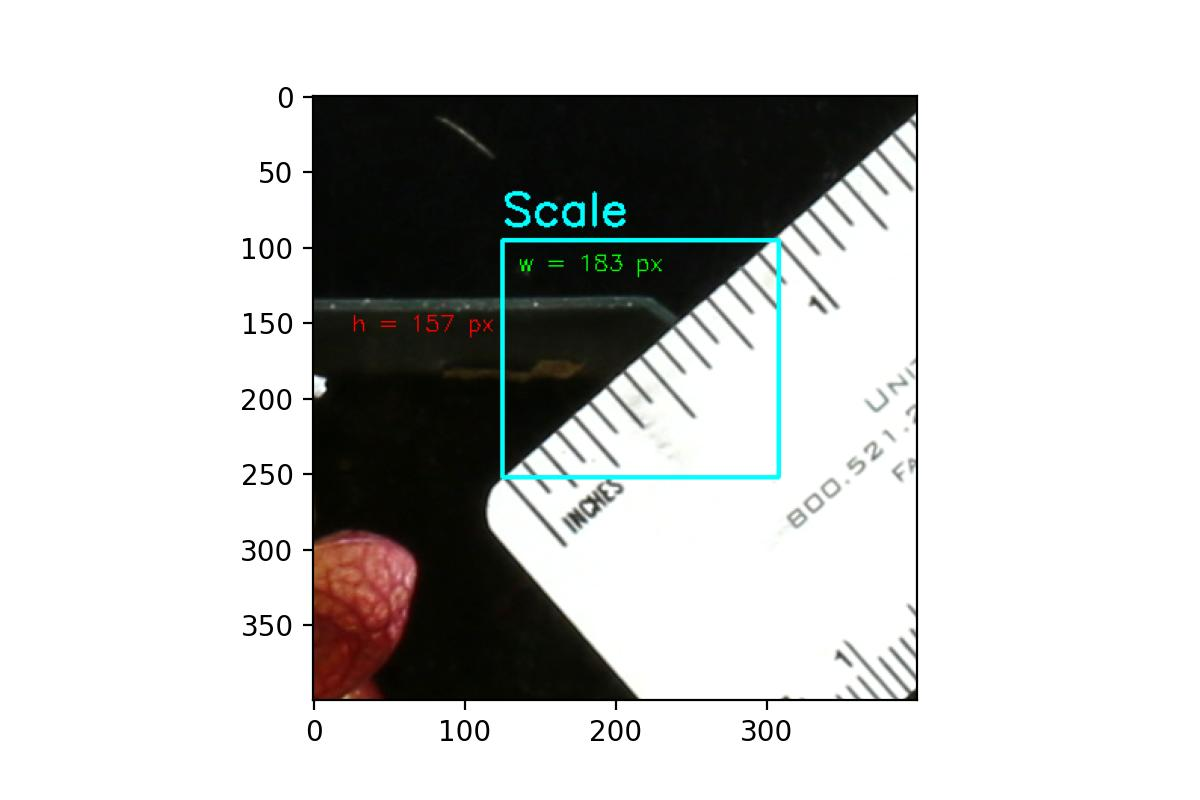
#> input picture data_sarracenia/scale/scale.jpg, 1200 x 800 px
$ python batch2.py --input ../data_sarracenia/scale/scale.jpg --output out.png
#> lines starting #> are read from the running program, lines starting #| are printed output that depends on the picture; after the words box and inside, x2 and y2 are one past the last pixel; in counts of white or black regions, pixels touching at a corner belong together
import argparse
import multiprocessing
from contextlib import closing
from glob import glob
from os.path import join
from pathlib import Path

import cv2
import matplotlib as mpl
import psutil
from matplotlib import pyplot as plt
import numpy as np
from heapq import nlargest
from pprint import pprint
import seaborn as sns
import csv

mpl.rcParams['figure.dpi'] = 300


def rgb2hex(color):
    return "#{:02x}{:02x}{:02x}".format(int(color[0]), int(color[1]), int(color[2]))


# referenced from https://stackoverflow.com/a/29643643/6514033
def hex2rgb(color):
    return mpl.colors.to_rgb(color)


def color_analysis(image, output_directory, base_name, i, k=10):
    print(f"K-means color clustering for image {base_name} plant {i}, k = {k}...")

    z = np.float32(image.reshape((-1, 3)))
    criteria = (cv2.TERM_CRITERIA_EPS + cv2.TERM_CRITERIA_MAX_ITER, 10, 1.0)
    _, labels, centers = cv2.kmeans(z, k, None, criteria, 10, cv2.KMEANS_RANDOM_CENTERS)
    labels = labels.reshape((image.shape[:-1]))
    reduced = np.uint8(centers)[labels]

    print(f"Image {base_name} plant {i} averaged with k = {k} color clusters:")
    cv2.imwrite(f"{join(output_directory, base_name + '.plant' + str(i) + '.clusters.png')}", cv2.cvtColor(reduced, cv2.COLOR_BGR2RGB))

    counts = dict()

    for ii, cc in enumerate(centers):
        if all(c < 1 for c in cc):
            print(f"Image {base_name} plant {i} color cluster {ii} is background, ignoring")
            continue

        hex = rgb2hex(cc)
        print(f"Image {base_name} plant {i} color cluster {ii}: {hex}")

        mask = cv2.inRange(labels, ii, ii)
        mask = np.dstack([mask] * 3)  # Make it 3 channel
        ex_reduced = cv2.bitwise_and(reduced, mask)
        counts[hex] = len(np.nonzero(ex_reduced)[0])
        cv2.imwrite(f"{join(output_directory, base_name + '.plant' + str(i) + '.cluster' + str(ii) + '.png')}", cv2.cvtColor(ex_reduced, cv2.COLOR_BGR2RGB))

    return counts


def process(file, output_directory, base_name, count=6):
#> called with file = '../data_sarracenia/scale/scale.jpg', output_directory = 'out.png', base_name = 'scale', count = 6
    image = cv2.imread(file)
#> image is the input picture: shape (800, 1200, 3); mean B, G, R 199.8, 200.9, 200.2
    # rgb = cv2.cvtColor(image, cv2.COLOR_BGR2RGB)

    # apply blur
    blur = cv2.blur(image, (65, 45))
    gblur = cv2.GaussianBlur(blur, (27, 195), cv2.BORDER_DEFAULT)
    cv2.imwrite(f"{join(output_directory, base_name + '.blurred.png')}", gblur)

    # apply color mask
    hsv = cv2.cvtColor(gblur, cv2.COLOR_RGB2HSV)
#> hsv: shape (800, 1200, 3); mean H, S, V 24, 21.2, 202.2
    lower_blue = np.array([0, 70, 40])
    upper_blue = np.array([179, 255, 255])
    mask = cv2.inRange(hsv, lower_blue, upper_blue)
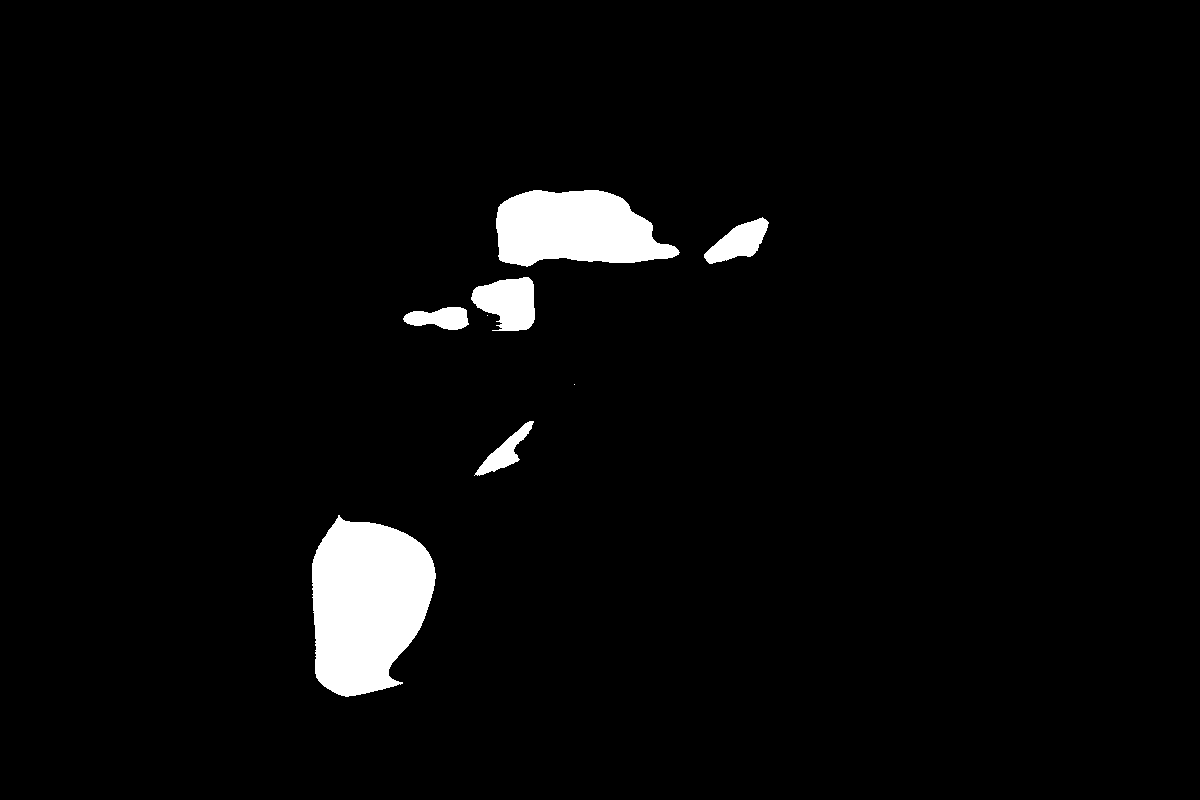
#> mask: shape (800, 1200); 3.5% white; 8 white regions (2 under 20 px), largest, box (x1, y1, x2, y2) and area: (312, 515, 436, 697) 16911, (496, 190, 680, 267) 10386, (471, 277, 535, 331) 2477, (704, 217, 769, 264) 1591, (403, 307, 469, 330) 1044, (474, 421, 534, 476) 1011
    opened = cv2.morphologyEx(mask, cv2.MORPH_OPEN, np.ones((3, 3), np.uint8))
#> opened: shape (800, 1200); 3.5% white; 6 white regions, box (x1, y1, x2, y2) and area: (312, 517, 436, 697) 16883, (496, 190, 679, 266) 10381, (471, 277, 535, 331) 2454, (704, 218, 768, 264) 1587, (404, 307, 468, 330) 1040, (476, 421, 533, 475) 1001
    dilated = cv2.dilate(opened, np.ones((7, 7)), 5)
#> dilated: shape (800, 1200); 4.1% white; 6 white regions
    masked = cv2.bitwise_and(image, image, mask=dilated)
    rgb_masked = masked
    cv2.imwrite(f"{join(output_directory, base_name + '.masked.png')}", rgb_masked)

    # blur again & dilate
    reblur = cv2.blur(rgb_masked, (65, 45))
    dilated = cv2.dilate(reblur, np.ones((95, 95), np.uint8), 15)
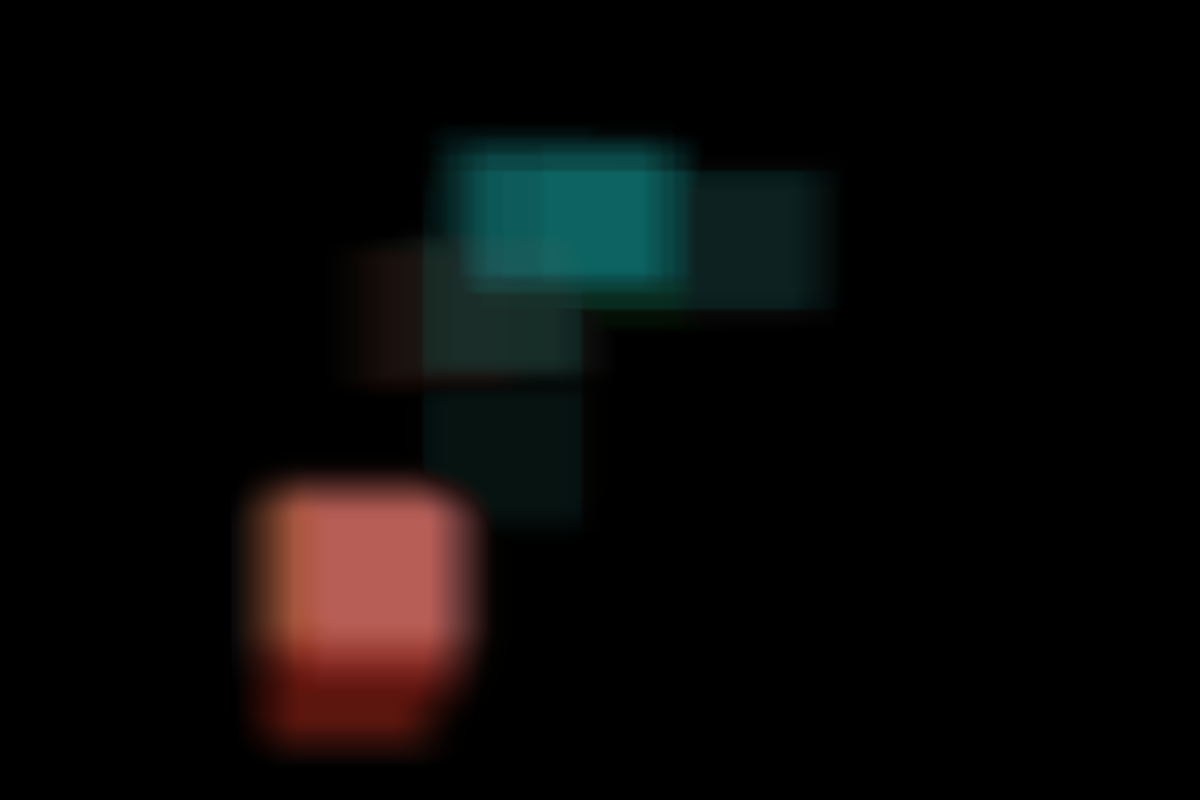
#> dilated: shape (800, 1200, 3); mean B, G, R 7.8, 8.6, 9.3
    cv2.imwrite(f"{join(output_directory, base_name + '.dilated.png')}", dilated)

    # find contours
    ctrs = rgb_masked.copy()
    # _, thresh = cv2.threshold(mask, 40, 255, 0)
    contours, hierarchy = cv2.findContours(cv2.cvtColor(dilated, cv2.COLOR_BGR2GRAY), cv2.RETR_EXTERNAL, cv2.CHAIN_APPROX_NONE)
#> contours = 1 contour; box (x1, y1, x2, y2) and area: (230, 121, 847, 768) 214194
    largest = nlargest(count, contours, key=cv2.contourArea)
#> largest has the same summary as contours
    cropped = []

    for i, c in enumerate(largest):
        # crop to bounding rectangle, save, and show cropped image
        x, y, w, h = cv2.boundingRect(c)
        ctr = rgb_masked.copy()
        cropped.append(ctr[y:y + h, x:x + w])
        print(f"Image {base_name} plant {i} cropped")
        cv2.imwrite(join(output_directory, base_name + '.plant' + str(i) + '.cropped.png'), cropped[-1])

        # draw contour on full image
        cv2.rectangle(ctrs, (x, y), (x + w, y + h), (36, 255, 12), 3)
        cv2.putText(ctrs, f"plant {i}", (x, y - 10), cv2.FONT_HERSHEY_SIMPLEX, 3.0, (36, 255, 12), 3)
#> this loop made 1 pass
#> (x, y, w, h) on pass 1: (230, 121, 617, 647)
#| Image scale plant 0 cropped
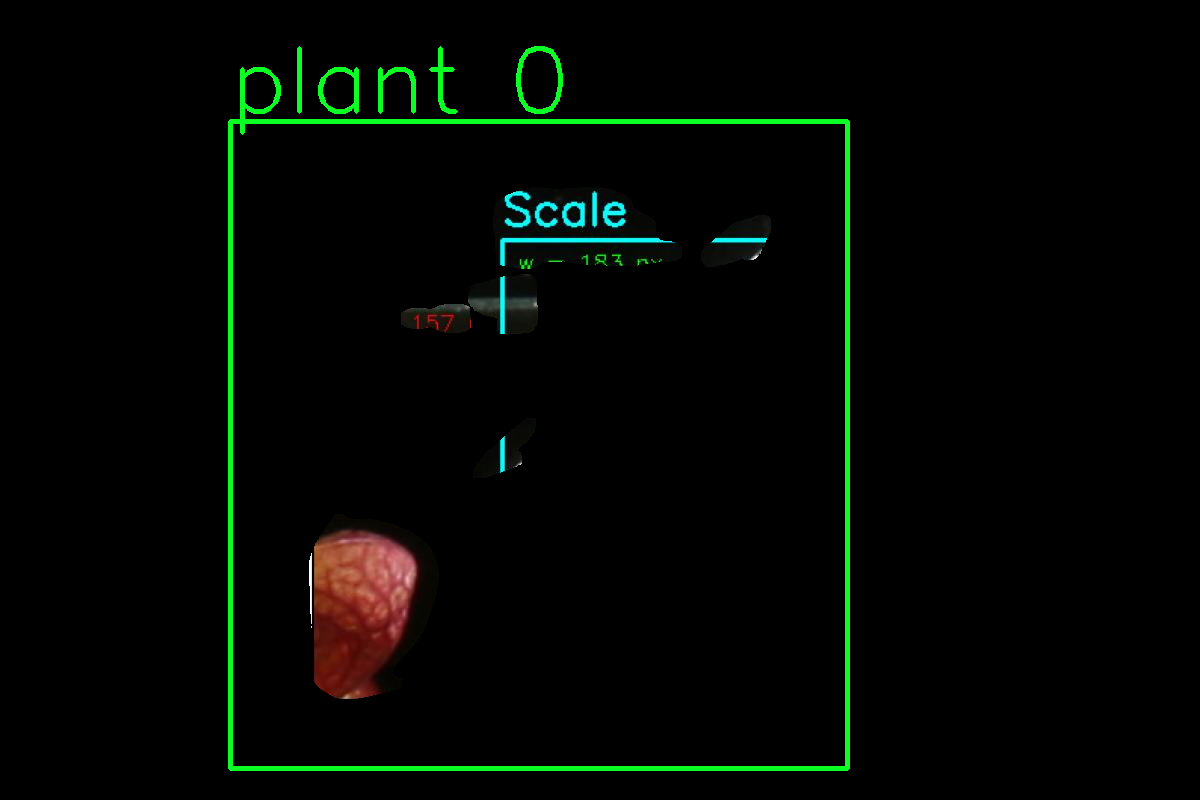
#> ctrs: shape (800, 1200, 3); mean B, G, R 2.3, 6.3, 2.6
#> after the loop, cropped = 1 item

    cv2.imwrite(join(output_directory, base_name + '.contours.png'), ctrs)

    # color analysis
    freqs = []
    densities = []

    csv_path = join(output_directory, base_name + '.colors.csv')
    with open(csv_path, 'w') as csv_file:
        writer = csv.writer(csv_file, delimiter=',', quotechar='|', quoting=csv.QUOTE_MINIMAL)
        writer.writerow(['Image', 'Plant', 'Hex', 'R', 'G', 'B', 'Freq'])

        for i, crp in enumerate(cropped):
            cluster_freqs = color_analysis(cv2.cvtColor(crp.copy(), cv2.COLOR_BGR2RGB), output_directory, base_name, i)
            freqs.append(cluster_freqs)
            print(f"Image {base_name} plant {i} color cluster pixel frequencies:")
            pprint(cluster_freqs)
            for h, f in cluster_freqs.items():
                rgb = hex2rgb(h)
                writer.writerow([base_name, str(i), h, rgb[0], rgb[1], rgb[2], f])

            total = sum(cluster_freqs.values())
            cluster_densities = {k: (v / total) for k, v in cluster_freqs.items()}
            densities.append(cluster_densities)
            print(f"Image {base_name} plant {i} color cluster pixel densities:")
            pprint(cluster_densities)
#> this loop made 1 pass
#> (criteria in color_analysis, total) on pass 1: ((3, 10, 1), 97173)
#> (printed output is left out)
#> pass 1, in color_analysis, `labels = labels.reshape((image.shape[:-1]))`:
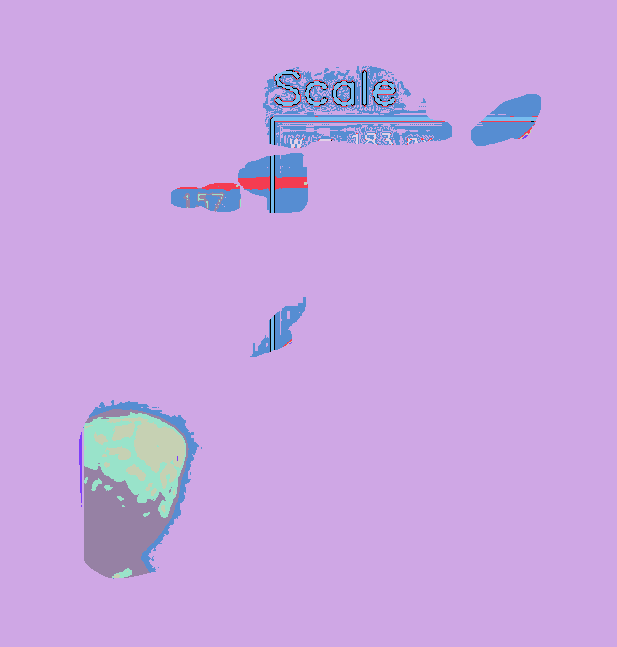
#> labels: shape (647, 617) int32; 10 distinct labels, from 0 to 9; one colour per label, 0 black
#> pass 1, in color_analysis, `cv2.imwrite(f"{join(output_directory, base_name + '.plant' + str(i) + ..`:
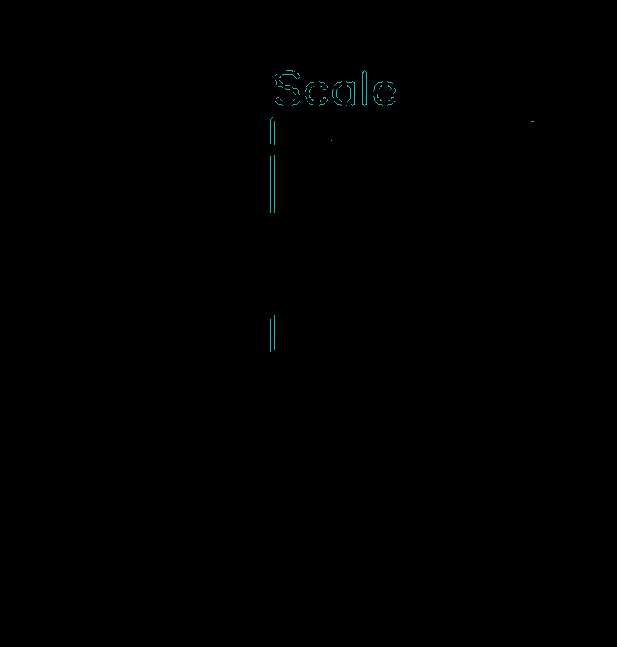
#> saved as scale.plant0.cluster0.png: shape (647, 617, 3); mean B, G, R 0.3, 0.3, 0
#> after the loop, densities = 1 item; freqs = 1 item

    for i, f in enumerate(freqs):
        x = list(f.keys())
        y = f.values()
        hp = sns.histplot(x=x, weights=y, hue=x, palette=x, discrete=True)
        plt.xticks(rotation=60)
        plt.legend().remove()
        plt.title(f"Image {base_name} plant {i} color cluster pixel frequencies")
        plt.savefig(join(output_directory, base_name + 'plant' + str(i) + '.avg.freq.png'))
        plt.clf()
#> this loop made 1 pass
#> pass 1, in process, `plt.savefig(join(output_directory, base_name + 'plant' + str(i) + '.av..`:
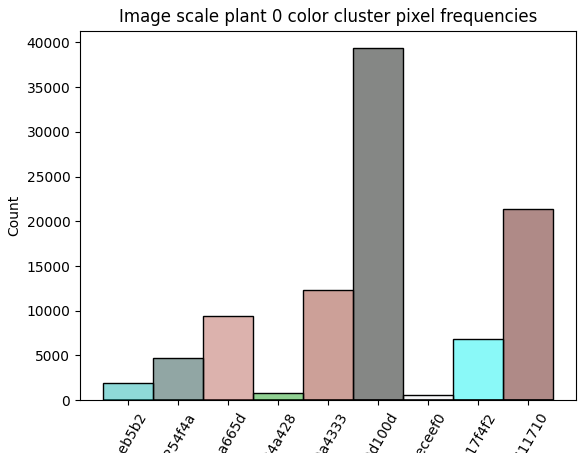
#> figure drawn by matplotlib, 1 panel; tallest bar 21354 high, from x = 7.5 to 8.5; tallest bar 6792 high, from x = 6.5 to 7.5; tallest bar 528 high, from x = 5.5 to 6.5

    for i, plant in enumerate(freqs):
        freqs_rgb = [(hex2rgb(k), v) for k, v in plant.items()]

        xs = []
        ys = []
        zs = []
        ss = []

        for f in freqs_rgb:
            xs.append(f[0][0])
            ys.append(f[0][1])
            zs.append(f[0][2])
            ss.append(f[1] / 100)

        fig = plt.figure()
        ax = fig.add_subplot(projection='3d')
        ax.scatter(xs, ys, zs, s=ss, c=list(zip(xs, ys, zs)))
        plt.xlabel("R")
        plt.ylabel("G")
        ax.set_zlabel("B")
        plt.savefig(join(output_directory, base_name + 'plant' + str(i) + '.avg.rgb.png'))
#> this loop made 1 pass
#> pass 1, in process, `plt.savefig(join(output_directory, base_name + 'plant' + str(i) + '.av..`:
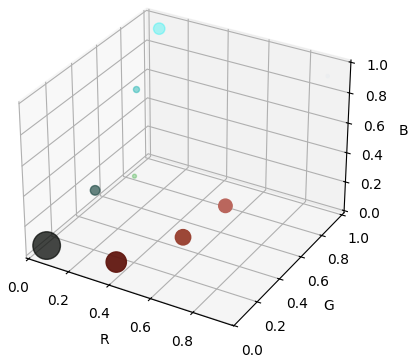
#> figure drawn by matplotlib, 1 panel


if __name__ == '__main__':
    ap = argparse.ArgumentParser()
    ap.add_argument("-i", "--input", required=True, help="Input path")
    ap.add_argument("-o", "--output", required=True, help="Output path")
    ap.add_argument("-ft", "--filetypes", required=False, default='png,jpg', help="Image filetypes")
    ap.add_argument("-c", "--count", required=False, default=6, help="Number of individuals")

    args = vars(ap.parse_args())
    input = args['input']
    output = args['output']
    extensions = args['filetypes'].split(',') if 'filetypes' in args else []
    extensions = [e for es in [[extension.lower(), extension.upper()] for extension in extensions] for e in es]
    patterns = [join(input, f"*.{p}") for p in extensions]
    files = sorted([f for fs in [glob(pattern) for pattern in patterns] for f in fs])
    count = int(args['count'])

    if Path(input).is_dir():
        processes = psutil.cpu_count(logical=False)
        print(f"Using {processes} processes for {len(files)} images")
        with closing(multiprocessing.Pool(processes=processes)) as pool:
            args = [(file, output, Path(file).stem, count) for file in files]
            pool.starmap(process, args)
            pool.terminate()
        # for file in files:
        #     print(f"Processing image {file}")
        #     process(file, output, Path(file).stem, count)
    else:
        print(f"Processing image {input}")
        process(input, output, Path(input).stem, count)
